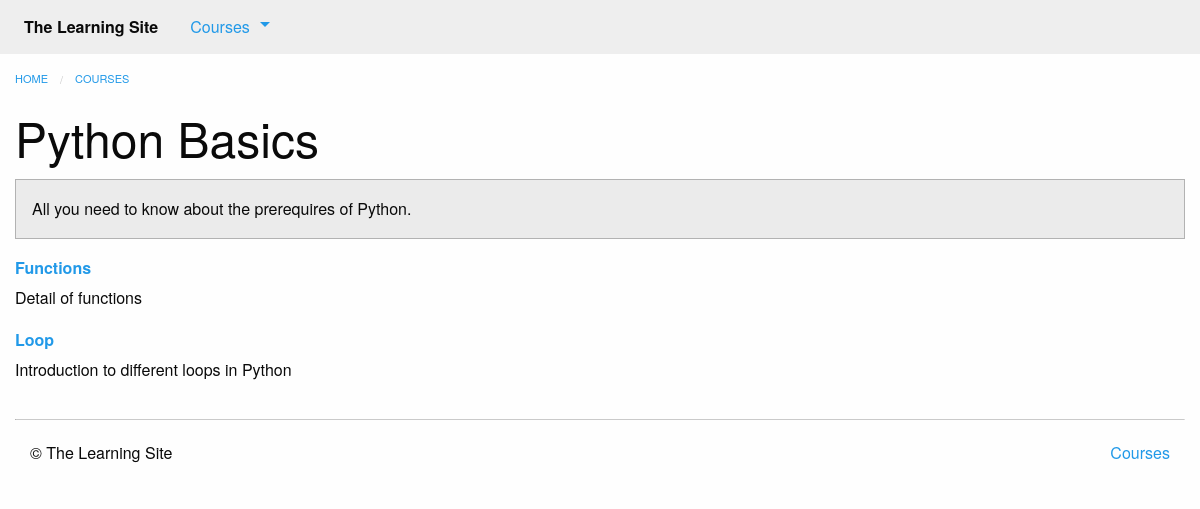
The page /courses/1/ on the database as committed earlier.
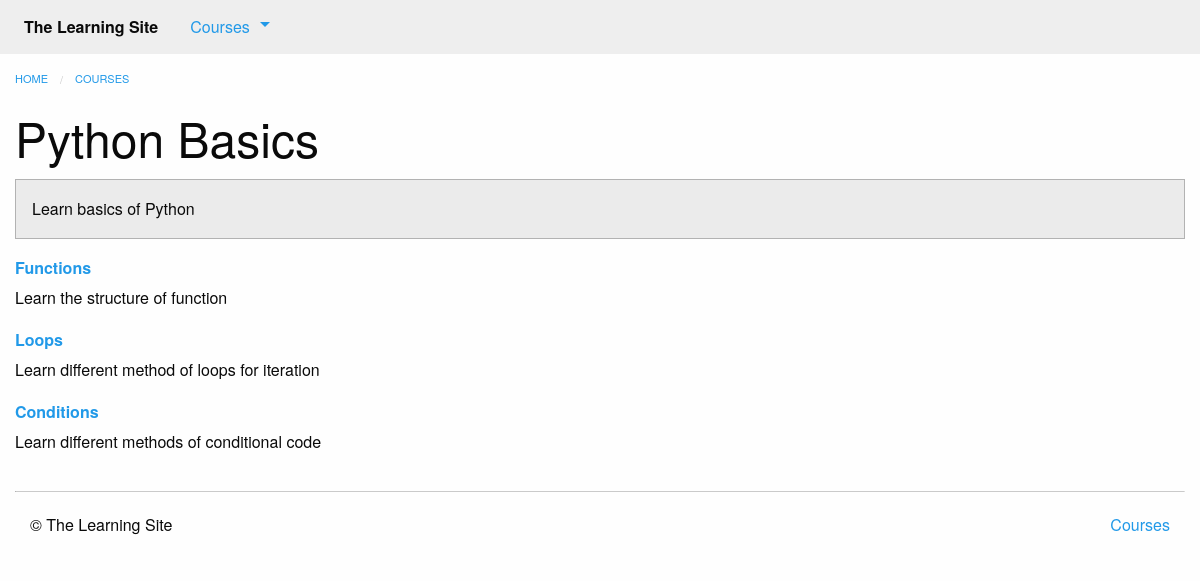
The same page on the database as committed later.
### courses/models.py (models this page shows, shortened)
class Course(models.Model):
    created_at = models.DateTimeField(auto_now_add=True)
    title = models.CharField(max_length=255)
    description = models.TextField()

class Step(models.Model):
    title = models.CharField(max_length=255)
    description = models.TextField()
    order = models.IntegerField(default=0)
    course = models.ForeignKey(Course, on_delete=models.CASCADE)
    class Meta:
        abstract = True
        ordering = ['order',]

class Text(Step):
    content = models.TextField(blank=True, default='')
    def get_absolute_url(self):
        return reverse('courses:text', kwargs={
                'course_pk': self.course_id,
                'step_pk': self.id
            })

### courses/views.py (the view)
# urls.py: path('<int:pk>/', views.course_detail, name='detail'),
def course_detail(request, pk):
    course = get_object_or_404(models.Course, pk=pk)
    steps = sorted(chain(course.text_set.all(), course.quiz_set.all()),
                   key=lambda step: step.order)
    return render(request, 'courses/course_detail.html', {
            'course': course,
            'steps': steps
        })

### courses/templatetags/course_extras.py (called while the page is built)
@register.inclusion_tag('courses/course_nav.html')
def nav_courses_list():
    courses = Course.objects.all()[:5]
    return {'courses': courses}

@register.filter('markdown_to_html')
def markdown_to_html(markdown_text):
    html_body = markdown2.markdown(markdown_text)
    return mark_safe(html_body)

### courses/templates/courses/course_detail.html (shortened to what this page needs)
{% extends "courses/layout.html" %}
{% load course_extras %}
{% block content %}
    <div class="row columns">
        {{ block.super }}
        <article>
            <h1 class="">{{ course.title }}</h1>
            <div class="callout secondary">
                {{ course.description|markdown_to_html }}
            </div>
            <dl>
                {% for step in steps %}
                    <dt>
                        <a href="{{ step.get_absolute_url }}">{{ step.title }}</a>
                    </dt>
                    <dd>{{ step.description|markdown_to_html }}</dd>
                {% endfor %}
            </dl>
        </article>
    </div>
{% endblock %}

### courses/templates/courses/layout.html (shortened to what this page needs)
{% extends "layout.html" %}
{% block content %}
    <ul class="breadcrumbs">
        <li><a href="{% url 'home' %}">Home</a></li>
        <li><a href="{% url 'courses:list' %}">Courses</a></li>
    </ul>
{% endblock %}

### templates/layout.html (shortened to what this page needs)
<!doctype html>
{% load static from staticfiles %}
{% load course_extras %}
<html class="no-js" lang="en">
    <head>
        <link rel="stylesheet" href="{% static 'css/foundation.min.css' %}">
        <link rel="stylesheet" href="{% static 'css/layout.css' %}">
    </head>
    <body>
        <nav class="top-bar" role="navigation">
            <section class="top-bar-left">
                <ul class="dropdown menu" data-dropdown-menu role="menubar">
                    <li class="menu-text">The Learning Site</li>
                    <li class="has-submenu">
                        <a href="#">Courses</a>
                    </li>
                </ul>
            </section>
        </nav>
        {% block content %}{% endblock %}
        <footer class="row columns">
            <hr/>
            <div class="small-6 columns">
                <p>&copy; The Learning Site</p>
            </div>
            <div class="small-6 columns">
                <ul class="inline-list no-bullet float-right">
                    <li><a href="{% url 'courses:list' %}">Courses</a></li>
                </ul>
            </div>
        </footer>
    </body>
</html>

### assets/css/layout.css (style rules this page uses)
.top-bar { margin-bottom: 1rem; }

Rows that differ between the two databases and show on the page:
changed Course "Python Basics": description "All you need to know about the prerequires of Python." → "Learn basics of Python"
changed Text "Functions": description "Detail of functions" → "Learn the structure of function"
changed Text: title "Loop" → "Loops"; description "Introduction to different loops in Python" → "Learn different method of loops for iteration"
added Text: title "Conditions", description "Learn different methods of conditional code"
